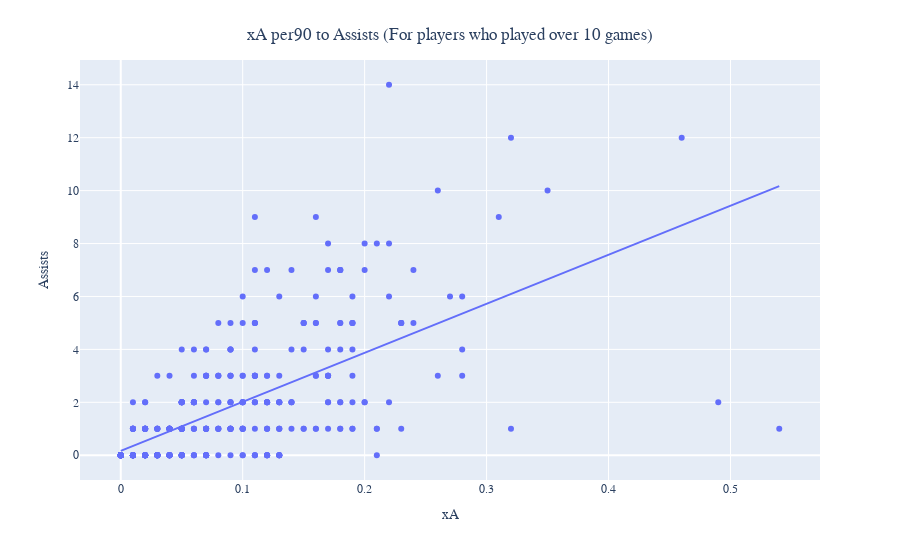

The notebook cell saved with this chart:
### Markdown cell above
> #### Average xA per 90 minutes (for players who played more than 10 games)

### Code cell
xA_90 = data[data['Matches']>10]
fig = px.scatter(xA_90, x="xA", y="Assists",trendline="ols",hover_data=['Name','Club'])

fig.update_layout(
    title={
        'text': "xA per90 to Assists (For players who played over 10 games)",
        'y':0.95,
        'x':0.5,
        'xanchor': 'center',
        'yanchor': 'top'},
    font_family="Calibri",
    title_font_family="Times New Roman"
)
fig.show()

### Figure 1 — Plotly figure (JSON) as saved in the notebook; plotly's stock layout.template omitted (floating-point values rounded to 4 significant figures; data arrays with more than 128 entries replaced by an {"elided": "..."} marker saying what was removed)
{"data": [{"customdata": {"elided": "383x2 str values"}, "hovertemplate": "xA=%{x}<br>Assists=%{y}<br>Name=%{customdata[0]}<br>Club=%{customdata[1]}<extra></extra>", "legendgroup": "", "marker": {"color": "#636efa", "symbol": "circle"}, "mode": "markers", "name": "", "orientation": "v", "showlegend": false, "type": "scatter", "x": {"elided": "383 float values"}, "xaxis": "x", "y": {"elided": "383 int values"}, "yaxis": "y"}, {"hovertemplate": "<b>OLS trendline</b><br>Assists = 18.5278 * xA + 0.163695<br>R<sup>2</sup>=0.414389<br><br>xA=%{x}<br>Assists=%{y} <b>(trend)</b><extra></extra>", "legendgroup": "", "marker": {"color": "#636efa", "symbol": "circle"}, "mode": "lines", "name": "", "showlegend": false, "type": "scatter", "x": {"elided": "383 float values"}, "xaxis": "x", "y": {"elided": "383 float values"}, "yaxis": "y"}], "layout": {"font": {"family": "Calibri"}, "legend": {"tracegroupgap": 0}, "margin": {"t": 60}, "title": {"font": {"family": "Times New Roman"}, "text": "xA per90 to Assists (For players who played over 10 games)", "x": 0.5, "xanchor": "center", "y": 0.95, "yanchor": "top"}, "xaxis": {"anchor": "y", "domain": [0, 1], "title": {"text": "xA"}}, "yaxis": {"anchor": "x", "domain": [0, 1], "title": {"text": "Assists"}}}}
